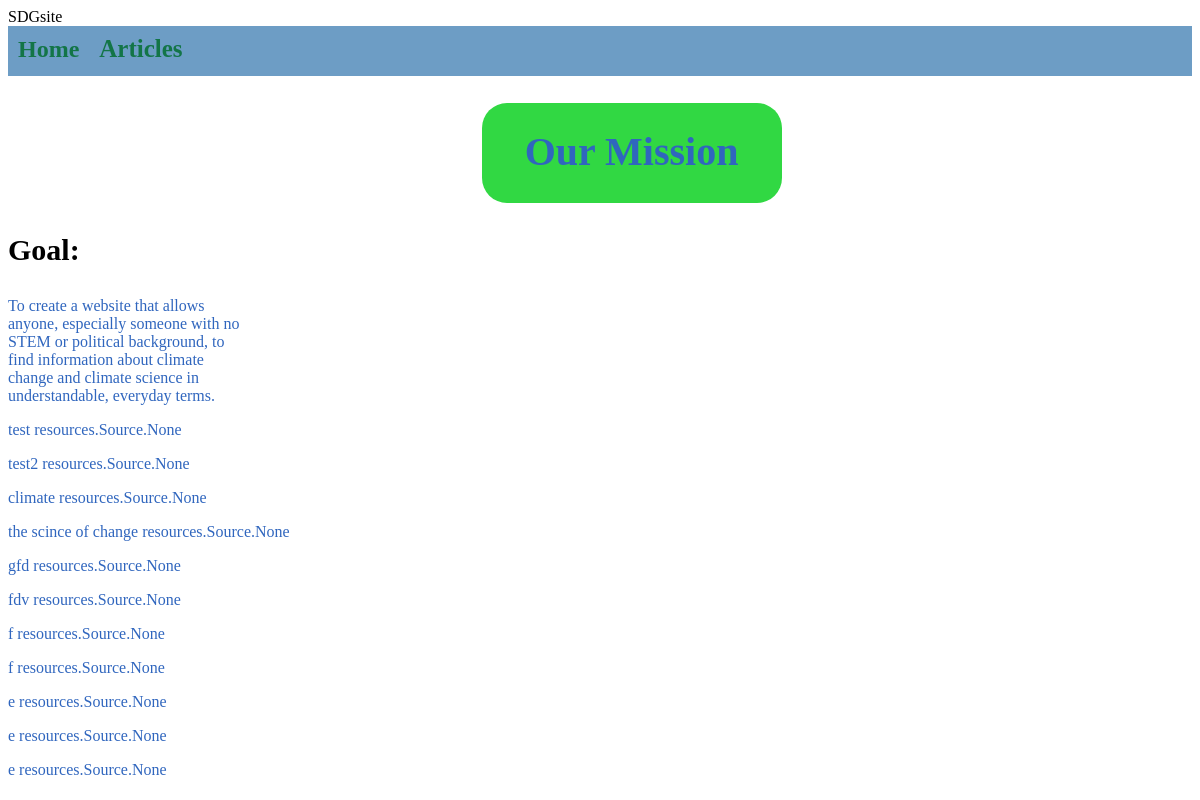
Page /resource/home/ on the earlier database version.
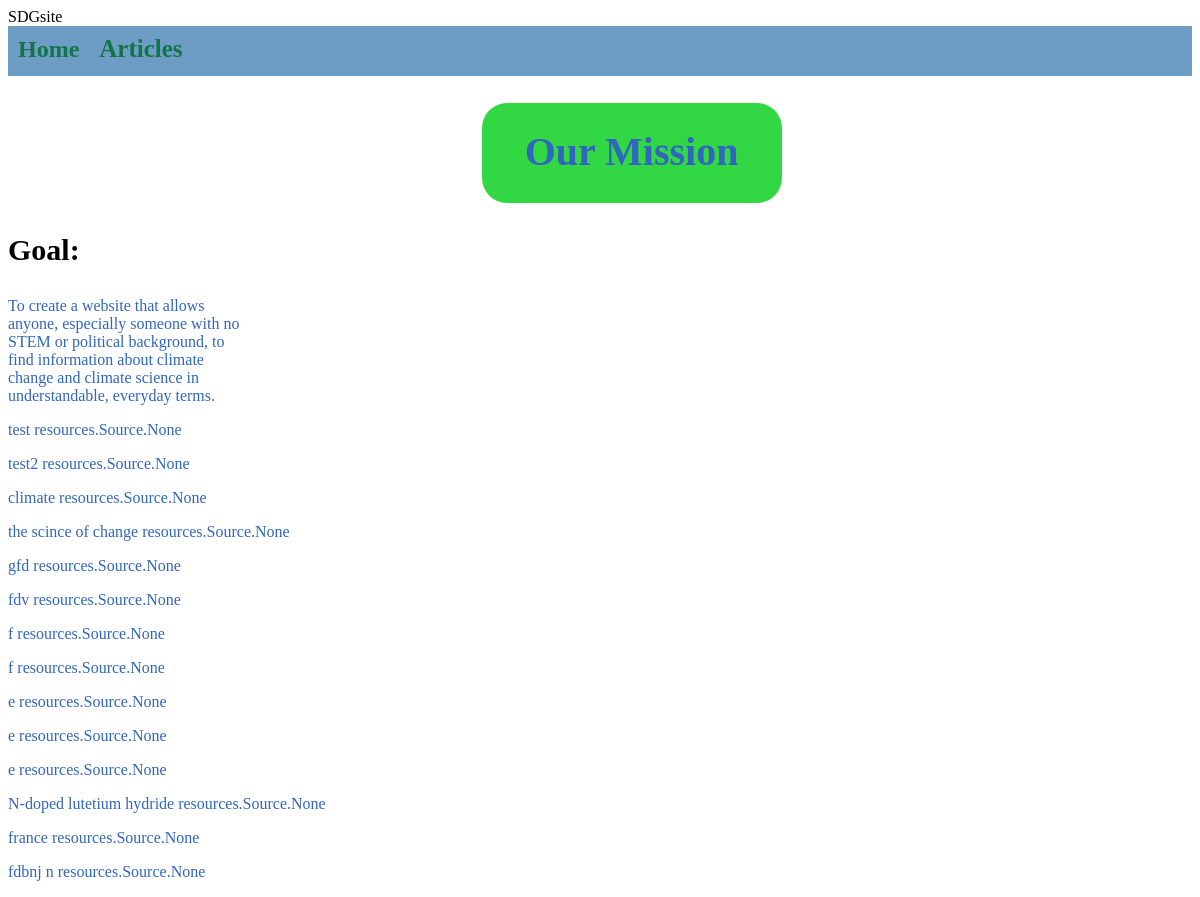
Same page on the later database version.
### resources/models.py (models this page shows, shortened)
class Article(models.Model):
    title = models.CharField(max_length=250, blank=True, null=True)
    author = models.CharField(max_length=250, blank=True, null=True)
    sources = models.ManyToManyField(Source)
    date_published = models.DateField(auto_now=True)
    topic = models.CharField(max_length=100, blank=True, null=True)
    content = models.TextField(null=True)
    visuals = models.FileField(upload_to='uploads/', null=True)
    unique_id = models.CharField(max_length=8, default=''.join(random.choices(string.ascii_letters, k=8)))

### resources/views.py (the view)
# urls.py: path('home/', views.homepage_view, name='homepage_view'),
def homepage_view(request):
    articles = Article.objects.all()
    context = {"articles": articles}
    return render(request, "homepage.html", context)

### templates/homepage.html (shortened to what this page needs)
{% load static %}
<!DOCTYPE html>
<html lang = "en">
    <head>
        <link rel="stylesheet" type='text/css' href="{% static 'homepage_style.css' %}">
    </head>
    <header>
        SDGsite
    </header>
    <div class="sticky" style="height:50px">
      <div class="header">
        <h2 style="margin:10px">Home</h2>
      </div>
      <div class="header">
        <a class="header" href="{% url 'resources:article_home_view' %}">Articles</a>
      </div>
    </div>
    <body>
      <div class="statement">
        <h1 style="text-align: center; font-size: 40px;">Our Mission</h1>
      </div>
      <div>
        <h3 style="font-size: 30px;">
          Goal:
        </h3>
        <p style="width: 20%">To create a website that allows anyone, especially someone with no STEM or political background, to find information about climate change and climate science in understandable, everyday terms.
        </p>
        {% for article in articles %}
        <p>
         {{article.title}}
         {{article.sources}}
        </p>
        {% endfor %}
      </div>
    </body>
</html>

Differences in the rows shown:
added Article: title "N-doped lutetium hydride", sources "resources.Source.None"
added Article: title "france", sources "resources.Source.None"
added Article: title "fdbnj n", sources "resources.Source.None"
